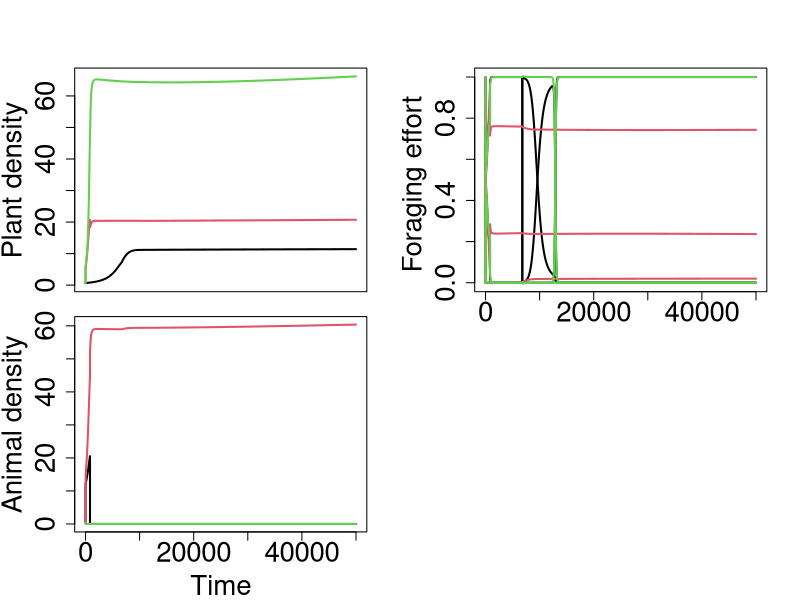
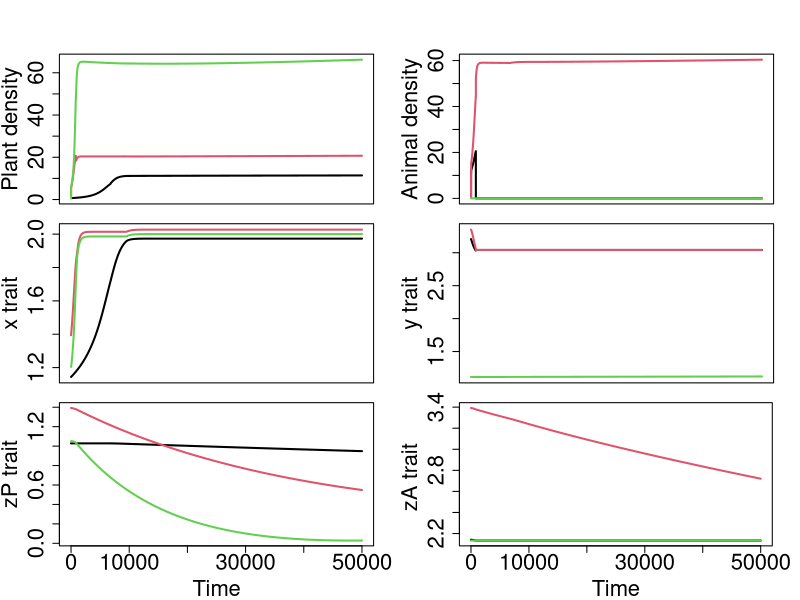

R code for these plots, in order: (Note: this script raises an error after producing the figures.)
# Packages required for ODE and network metrics
library(deSolve)



M=3# No. of plant
N=3 # No. of animal
set.seed(123)
{xP0=runif(M,1,1.5)
  xA0=runif(N,1,3.5)
  zP0=runif(M,0.5,1.5)
  zA0=runif(N,1,3.5)
  xm=2
  ym=3
  sd_k=exp(-1)
  sd_c=exp(-5)

  #Maximum carrying capacity
  K=10
  # Trait elongation cost
  lambdaP=0.08
  lambdaA=0.08
  # Intrinsic growth rate
  rP=matrix(runif(M,0,1), nr=M)
  rA=matrix(runif(N,0,1), nr=N)
  # floral resource production rate
  alpha=1*matrix(runif(M,0,1), nr=M)
  #floral resource decay rate
  w=1*matrix(runif(M,0,1), nr=M)

  mu=0.01
  s=0.05
  # Benefit scaling parameter
  c=1
  # Strength of assortative
  a=0.3

  #Initial foraging effort
  bet0<-matrix(1/M,M,N)
  #Initial density
  XP0<-matrix(runif(M,0,1), nr=M)
  XA0<-matrix(runif(N,0,1), nr=N)
  #Animal adaptation rate
  G=5*matrix(runif(N,1,2), nr=N)
  #Initial densities
  X0=rbind(XP0,XA0)}

# Mutualistic model function
lotka<-function(t,y,parameters){
  with(as.list(c(y,parameters)),{
    Xx<-y
    XP<-Xx[1:M]
    XA<-Xx[(M+1):(M+N)]
    bet<-matrix(Xx[(M+N+1):(M*N+M+N)],M,N)
    xP<-Xx[(M*N+M+N+1):(M*N+2*M+N)]
    zP<-Xx[(M*N+2*M+N+1):(M*N+3*M+N)]
    xA<-Xx[(M*N+3*M+N+1):(M*N+3*M+2*N)]
    zA<-Xx[(M*N+3*M+2*N+1):(M*N+3*M+3*N)]


    kP=K*exp(-((xP-xm)^2)/(2*(sd_k)^2))
    kA=K*exp(-((xA-ym)^2)/(2*(sd_k)^2))
    disMatP=c(matrix(xP,M,1))-matrix(xP,M,M, byrow = T)
    disMatA=c(matrix(xA,N,1))-matrix(xA,N,N, byrow = T)
    disMat=c(matrix(zP,M,1))-matrix(zA,M,N, byrow = T)
    cP=1*exp(-(disMatP^2)/(2*(sd_c)^2))
    cA=1*exp(-(disMatA^2)/(2*(sd_c)^2))

    sigma_P=c*((1/(1+exp(-a*disMat)))-(exp(lambdaP*zP)-1))
    sigma_A=c*((1/(1+exp(a*disMat)))-matrix((exp(lambdaA*zA)-1),M,N, byrow = TRUE))



    dXP<-(rP-(rP*(cP%*%XP))/kP+(((sigma_P*bet)%*%XA)*(alpha))/(w+((sigma_A*bet)%*%XA)))

    dXA<-(rA-(rA*(cA%*%XA))/kA+(t(sigma_A*bet)%*%((alpha*XP)/(w+((sigma_A*bet)%*%XA)))))

    dX<-(Xx[1:(M+N)]*rbind(dXP,dXA))

    dbet<-((bet%*%diag(c(G)))*sweep((sigma_A*c(alpha)*c(XP))/c(w+((sigma_A*bet)%*%XA)),2,
                                   colSums((bet*sigma_A*c(alpha)*c(XP))/c(w+((sigma_A*bet)%*%XA))),"-"))


    #  Selection gradient of plant competitive trait
    gx=c(rP*XP/kP)*rowSums(cP*(-(xP-xm)/sd_k^2+disMatP/sd_c^2))

    # Selection gradient of plant mutualistic trait
    g_zi=(a*alpha*(((bet^2)*(sigma_P)*(sigma_A^2)*exp(a*disMat))%*%(XA^2)))/((((bet*sigma_A)%*%XA)+w)^2)+
      ((c(alpha)*bet*(a*sigma_P^2*exp(-a*disMat)-lambdaP*exp(lambdaP*zP)))%*%XA)/(((bet*sigma_A)%*%XA)+w)

    # Selection gradient of animal competitive trait
    gy=colSums((cA*(matrix((-(xA-ym)/sd_k^2),N,N,byrow = TRUE)+disMatA/sd_c^2))%*%diag(c((rA*XA/kA))))

    # Selection gradient of animal mutualistic trait
    g_zj=colSums((((c(-alpha*XP)*(bet^2)*(sigma_A)*(a*sigma_A^2*exp(a*disMat)-matrix(lambdaA*exp(lambdaA*zA),M,N, byrow = TRUE)))%*%diag((c(XA))))/c(((bet*sigma_A)%*%XA)+w)^2)+
                   (c(alpha*XP)*bet*(a*(sigma_A^2)*exp(a*disMat)-matrix(lambdaA*exp(lambdaA*zA),M,N, byrow = TRUE)))/c(((bet*sigma_A)%*%XA)+w))

    dxP=0.5*mu*s^2*XP*gx
    dzP=0.5*mu*s^2*XP*g_zi
    dxA=0.5*mu*s^2*XA*gy
    dzA=0.5*mu*s^2*XA*g_zj

    return(list(c(dX,dbet,dxP,dzP,dxA,dzA)))
  })
}


# Simulation of the model equation
{ yini=c(c(X0),c(bet0),xP0,zP0,xA0,zA0)
  times=seq(0,50000,1)
  parameters=list(rP=rP,rA=rA,alpha=alpha,w=w, G=G,c=c, a=a)
  solution<-ode(y=yini, times=times, func=lotka, parms=parameters)}


#Extraction of each state variables

{X<-as.matrix(solution[,2:(M+N+1)])
  ForEffMatA<-as.matrix(solution[,(M+N+2):(M*N+M+N+1)])
  x_trait<-as.matrix(solution[,(M*N+M+N+2):(M*N+2*M+N+1)])
  zP_trait<-as.matrix(solution[,(M*N+2*M+N+2):(M*N+3*M+N+1)])
  y_trait<-as.matrix(solution[,(M*N+3*M+N+2):(M*N+3*M+2*N+1)])
  zA_trait<-as.matrix(solution[,(M*N+3*M+2*N+2):(M*N+3*M+3*N+1)])
}

tail(X,5)
layout(matrix(1:4, ncol = 2), widths = 1, heights = c(1,1), respect = FALSE)
{
  par(mar = c(0.5, 4.5, 4.1, 2.0))
  matplot(X[,1:M], type = "l",lwd=2,lty = "solid" , pch = 1, col=1:M,
          main=NA,
          ylab = "Plant density", xlab = NA,xaxt="n",cex.lab=2.0,cex.axis=2.0)
  par(mar = c(4.1, 4.5, 1, 2.0))

  matplot(X[,(M+1):(M+N)], type = "l",lwd=2,lty = "solid" , pch=1,col = 1:N,
          main=NA, ylab = "Animal density", xlab = "Time",cex.lab=2.0,cex.axis=2.0)

  par(mar = c(0.5, 4.5, 4.1, 2.0))

  matplot(ForEffMatA, type = "l", lwd=2,lty ="solid" ,pch = 1, col = rep(1:N, each=M),
          main=NA ,ylab = "Foraging effort ",xlab="Time",
          cex.lab=2.0,cex.axis=2.0)
  #bipartite::plotweb(matrix(ForEffMatA[length(times),],M,N),method='normal')
}

layout(matrix(1:6, ncol = 2), widths = 1, heights = c(1,0.85,1), respect = FALSE)

{
  par(mar = c(0.5, 4.5, 4.1, 2.0))
  matplot(X[,1:M], type = "l",lwd=2,lty = "solid" , pch = 1, col=1:M,
          main=NA,
          ylab = "Plant density", xlab = NA,xaxt="n",cex.lab=2.0,cex.axis=2.0)

  par(mar = c(0.5, 4.5, 1, 2.0))
  matplot(x_trait, type = "l",lwd=2,lty = "solid" , pch = 1, col=1:M,
          main=NA,
          ylab = "x trait", xlab = NA,xaxt="n",cex.lab=2.0,cex.axis=2.0)
  par(mar = c(4.1, 4.5, 1, 2.0))
  matplot(zP_trait, lwd=2, type = "l",lty = "solid" , pch = 1, col=1:M,
          main=NA, ylab = "zP trait", xlab ="Time", cex.lab=2.0,cex.axis=2.0)

  par(mar = c(0.5, 4.5, 4.1, 2.0))
  matplot(X[,(M+1):(M+N)], type = "l",lwd=2,lty = "solid" , pch=1,col = 1:N,
          main=NA, ylab = "Animal density", xlab = NA,xaxt="n",cex.lab=2.0,cex.axis=2.0)

  par(mar = c(0.5, 4.5, 1, 2.0))
  matplot(y_trait, type = "l",lwd=2,lty = "solid" , pch=1,col = 1:N,
          main=NA, ylab = "y trait", xlab = "Time",xaxt="n",cex.lab=2.0,cex.axis=2.0)

  par(mar = c(4.1, 4.5, 1, 2.1))
  matplot(zA_trait, type = "l", lwd=2,lty ="solid" ,pch = 1, col = 1:N,
          main=NA ,ylab = "zA trait ",xlab="Time",
          cex.lab=2.0,cex.axis=2.0)
}


tail(X,5)
tail(x_trait,1)
tail(zP_trait,1)
tail(y_trait,1)
tail(zA_trait,1)


matrix(tail(ForEffMatA,1),M,N)

dev.copy(jpeg,"Densities2.jpeg",width = 300, height = 150,units = "mm", res = 400)

dev.off()





zA=zP=seq.int(1,10,1)
y1=exp(-(x^2)/(2*(exp(1))^2))
y2=1/(1+exp(0.6*x))
plot(x,y1,type = "l",lty = "solid" ,lwd=2, pch = 1)
plot(x,y2,type = "l",lty = "solid" ,lwd=2, pch = 1,col="blue")


x=seq(-5,5)
y=1/(1+exp(0.7*x))
plot(x,y,type = "l",lty = "solid" ,lwd=2, pch = 1)


disMat=c(matrix(zP,M,1))-matrix(zA,M,N, byrow = T)

sigma_P=c*((1/(1+exp(-a*disMat)))-(exp(0.1*zP)-1))
sigma_A=c*((1/(1+exp(a*disMat)))-matrix((exp(0.1*zA)-1),M,N, byrow = TRUE))
plot(disMat,sigma_P,col=1:10)
plot(disMat,sigma_A,col=1:10)



{xP0=c(1.56827,1.15267)
  xA0=c(2.6836,1.38599)
  zP0=c(0.82854,1.23288)
  zA0=c(2.43836,2.23784)
  xm=2
  ym=3
  sd_k=exp(-1)
  sd_c=exp(-2)

  #Maximum carrying capacity
  K=100
  # Trait elongation cost
  lambdaP=0.05
  lambdaA=0.05
  # Intrinsic growth rate
  rP=c(0.767,0.3717)
  rA=c(0.3111,0.3437)
  # floral resource production rate
  alpha=c(1,1)
  #floral resource decay rate
  w=c(1,1)

  mu=0.01
  s=0.05
  # Benefit scaling parameter
  c=.3
  # Strength of assortative
  a=0.3

  #Initial foraging effort
  bet0<-matrix(1/M,M,N)
  #Initial density
  XP0<-matrix(c(0.6761,0.727), nr=M)
  XA0<-matrix(c(0.978,0.1953), nr=N)
  #Animal adaptation rate
  G=matrix(c(10,20))
  #Initial densities
  X0=rbind(XP0,XA0)}

{xP0=runif(M,1,2.5)
  xA0=runif(N,1,3.5)
  zP0=runif(M,1,2.5)
  zA0=runif(N,1,3.5)
  xm=2
  ym=3
  sd_k=exp(-1)
  sd_c=exp(-2)

  # Intrinsic growth rate
  rP=matrix(runif(M,0,1), nr=M)
  rA=matrix(runif(N,0,1), nr=N)
  # floral resource production rate
  alpha=10*matrix(runif(M,0,1), nr=M)
  #floral resource decay rate
  w=10*matrix(runif(M,0,.1), nr=M)

  mu=0.01
  s=0.05
  #conversion rate
  c=30

  a=0.5

  #Initial foraging effort
  bet0<-matrix(1/M,M,N)
  # Initial floral resource abundance
  #Fi0<-matrix(runif(M,0,1), nr=M)
  #Initial density
  XP0<-matrix(runif(M,0,1), nr=M)
  XA0<-matrix(runif(N,0,1), nr=N)
  #Animal adaptation rate
  G=30*matrix(runif(N,1,2), nr=N)
  #Initial densities
  X0=rbind(XP0,XA0)}




gx=-(rP*XP*(xP-xm))/((sd_k^2)*kP)
g_zi=(a*alpha*(((bet^2)*(sigma_P)*(sigma_A^2)*exp(a*disMat))%*%(XA^2)))/((((bet*sigma_A)%*%XA)+w)^2)+
  (a*alpha*((bet*(sigma_P^2)*exp(-a*disMat))%*%XA))/(((bet*sigma_A)%*%XA)+w)
gy=-(rA*XA*(xA-ym))/((sd_k^2)*kA)
g_zj=colSums((((c(-a*alpha*XP)*(bet^2)*(sigma_A^3)*exp(a*disMat))%*%(XA))/c(((bet*sigma_A)%*%XA)+w)^2)+
               (c(a*alpha*XP)*bet*(sigma_A^2)*exp(a*disMat))/c(((bet*sigma_A)%*%XA)+w))





kP=100*exp(-((xP0-xm)^2)/(2*(sd_k)^2))
kA=100*exp(-((xA0-ym)^2)/(2*(sd_k)^2))
disMatP=c(matrix(xP0,M,1))-matrix(xP0,M,M, byrow = T)
disMatA=c(matrix(xA0,N,1))-matrix(xA0,N,N, byrow = T)
disMat=c(matrix(zP0,M,1))-matrix(zA0,M,N, byrow = T)
cP=1*exp(-(disMatP^2)/(2*(sd_c)^2))
cA=1*exp(-(disMatA^2)/(2*(sd_c)^2))

# sigma_P=c*((1/(1+exp(-a*disMat))))
# sigma_A=c*((1/(1+exp(a*disMat))))
sigma_P=c*((1/(1+exp(-a*disMat)))-(exp(lambdaP*zP0)-1))
sigma_A=c*((1/(1+exp(a*disMat)))-matrix((exp(lambdaA*zA0)-1),M,N, byrow = TRUE))


(c(rP*XP0/kP)*rowSums(cP))*(-(xP0-xm)/sd_k^2+rowSums(disMatP)/sd_c^2)
